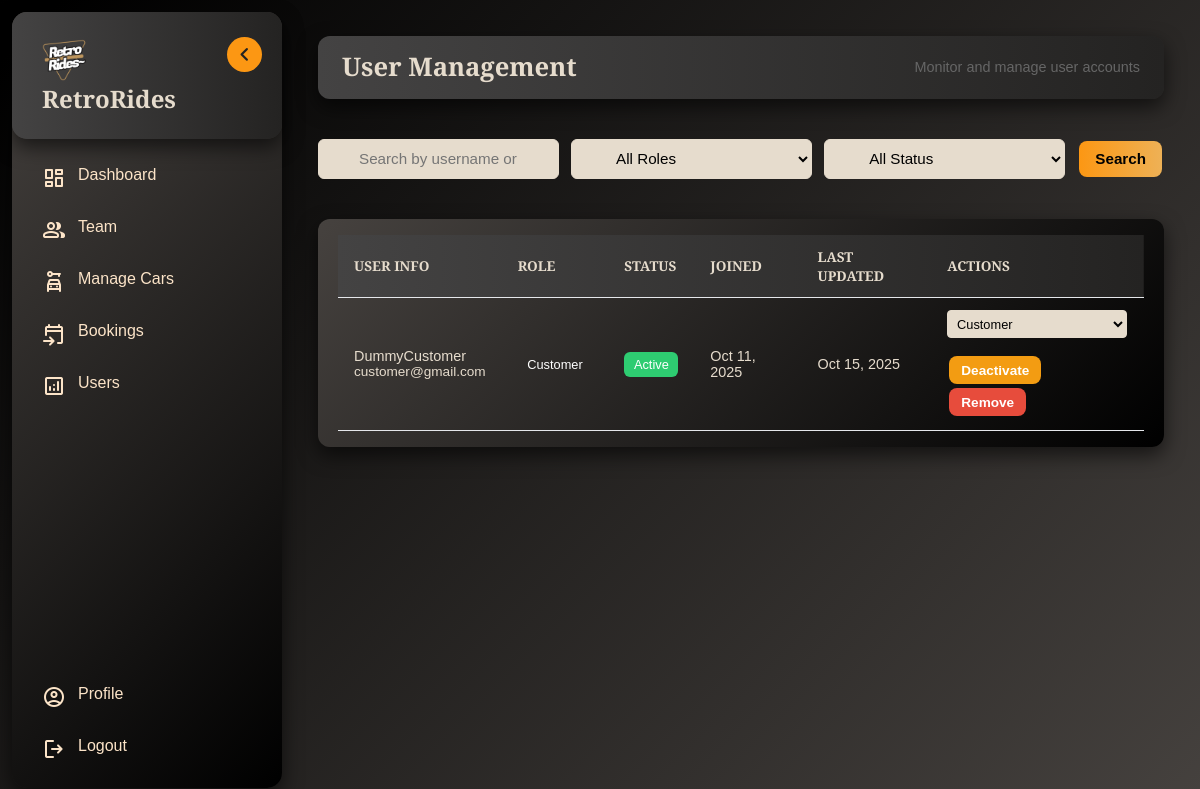
Page /admin/users (signed in) on the committed database.
### tables this page shows
CREATE TABLE `users` (
  `id` int(11) NOT NULL,
  `username` varchar(100) NOT NULL,
  `email` varchar(150) NOT NULL,
  `password` varchar(255) NOT NULL,
  `role` enum('customer','premium','vip') DEFAULT 'customer',
  `status` enum('active','inactive') DEFAULT 'active',
  `created_at` timestamp NOT NULL DEFAULT current_timestamp(),
  `updated_at` timestamp NOT NULL DEFAULT current_timestamp() ON UPDATE current_timestamp()
);

### app/Core/BaseController.php (called while the page is built, shortened)
<?php
abstract class BaseController
{
    protected array $errorMessages = [];
    protected function getErrorMessage(?string $errorCode = null): string
    {
        $code = $errorCode ?? ($_GET['error'] ?? '');
        $commonMessages = [
            'csrf' => 'Invalid request. Please try again.',
            'invalid_id' => 'Invalid ID provided.',
            'missing_fields' => 'All required fields must be filled.',
            'invalid_email' => 'Please enter a valid email address.',
            'invalid_phone' => 'Phone number format is invalid.',
            'cannot_delete_self' => 'You cannot delete your own account.',
            'cannot_deactivate_self' => 'You cannot deactivate your own account.',
            'update_failed' => 'Failed to update record. Please try again.',
            'delete_failed' => 'Failed to delete record. Please try again.',
            'insert_failed' => 'Failed to create record. Please try again.',
            'not_found' => 'The requested item was not found.'
        ];
        $allMessages = array_merge($commonMessages, $this->errorMessages);
        return $allMessages[$code] ?? '';
    }
    protected function getSuccessMessage(): string
    {
        return '';
    }
    protected function getViewData(): array
    {
        return [
            'error' => $this->getErrorMessage(),
            'success' => $this->getSuccessMessage(),
            'csrfToken' => $_SESSION['csrf_token'] ?? '',
            'baseUrl' => getBasePath(),
            'currentUser' => [
                'id' => $_SESSION['user_id'] ?? null,
                'name' => $_SESSION['user_name'] ?? '',
                'role' => $_SESSION['role'] ?? ''
            ]
        ];
    }
   protected function renderView(string $viewPath, array $data = [], ?string $layout = 'main'): void
    {
        $viewData = array_merge($this->getViewData(), $data);
        extract($viewData);
        require BASE_PATH . '/app/Views/' . $viewPath;
    }
}

### app/Controllers/Admin/UsersController.php (called while the page is built, shortened)
<?php
class UsersController extends BaseController
{
    public function index(): void
    {
        $users = $this->model->getAllUsers();
        $this->renderView('Admin/UsersView.php', [
            'users' => $users,
            'validRoles' => $this->model->getValidRoles(),
            'title' => 'User Management',
            'pageCSS' => '/assets/css/Admin/team.css'
        ], 'admin');
    }
}

### public/index.php (called while the page is built, shortened)
<?php
require_once __DIR__ . '/../app/bootstrap.php';
$router = new Router($container);
$router->dispatch($_SERVER['REQUEST_URI'], $_SERVER['REQUEST_METHOD']);

### app/Models/Admin/UsersModel.php (called while the page is built, shortened)
<?php
class UsersModel
{
    public function getAllUsers(): array
    {
        $stmt = $this->conn->prepare("SELECT id, username, email, role, status, created_at, updated_at
                                      FROM users
                                      ORDER BY created_at DESC");
        $stmt->execute();
        $result = $stmt->get_result();
        $users = [];
        while ($row = $result->fetch_assoc()) {
            $users[] = $row;
        }
        return $users;
    }
}

### app/Views/Admin/UsersView.php (the view, shortened to what this page needs)
 <header class="topbar">
    <h1>User Management</h1>
    <div style="color: #666; font-size: 0.9rem;">
        Monitor and manage user accounts
    </div>
</header>
<section class="search admin-filters">
    <input type="text" id="adminSearchBar" placeholder="Search by username or email...">
    <select id="roleFilter">
        <option value="">All Roles</option>
    </select>
    <select id="statusFilter">
        <option value="">All Status</option>
    </select>
    <button class="btn-main" id="adminSearchBtn">Search</button>
</section>
<section class="employee-table admin-table">
    <div class="table-container">
        <table>
            <thead>
                <tr>
                    <th>User Info</th>
                    <th>Role</th>
                    <th>Status</th>
                    <th>Joined</th>
                    <th>Last Updated</th>
                    <th>Actions</th>
                </tr>
            </thead>
            <tbody>
                <?php if (!empty($users)): ?>
                    <?php foreach ($users as $user): ?>
                    <tr>
                        <td>
                            <div class="employee-info">
                                <div>
                                    <div class="name"><?php echo htmlspecialchars($user['username']); ?></div>
                                    <span class="email"><?php echo htmlspecialchars($user['email']); ?></span>
                                </div>
                            </div>
                        </td>
                        <td>
                            <span class="status <?php echo $user['role']; ?>"><?php echo ucfirst($user['role']); ?></span>
                        </td>
                        <td>
                            <span class="status <?php echo $user['status']; ?>"><?php echo ucfirst($user['status']); ?></span>
                        </td>
                        <td><?php echo date('M j, Y', strtotime($user['created_at'])); ?></td>
                        <td><?php echo date('M j, Y', strtotime($user['updated_at'])); ?></td>
                        <td>
                            <?php if ($user['id'] != $_SESSION['user_id']): ?>
                                    <section class="search">
                                    <form action="<?php echo $baseUrl; ?>/admin/users/update-role" method="POST" style="display:inline;">
                                        <select name="role" onchange="this.form.submit()" style="padding: 0.3rem; font-size: 0.8rem; border-radius: 4px;">
                                            <option value="customer" <?php echo $user['role'] === 'customer' ? 'selected' : ''; ?>>Customer</option>
                                        </select>
                                    </form>
                                    </section>
                                <form action="<?php echo $baseUrl; ?>/admin/users/update-status" method="POST" style="display:inline;">
                                    <button
                                        type="submit"
                                        class="btn-main small <?php echo $user['status'] === 'active' ? 'warning' : ''; ?>"
                                        onclick="return confirm('Are you sure you want to <?php echo $user['status'] === 'active' ? 'deactivate' : 'activate'; ?> this user?')">
                                        <?php echo $user['status'] === 'active' ? 'Deactivate' : 'Activate'; ?>
                                    </button>
                                </form>
                                <form action="<?php echo $baseUrl; ?>/admin/users/delete" method="POST" style="display:inline;">
                                    <button
                                        type="submit"
                                        class="btn-main danger small"
                                        onclick="return confirm('Are you sure you want to remove this user? This will deactivate their account and preserve their booking history.')">
                                        Remove
                                    </button>
                                </form>
                            <?php else: ?>
                                <span style="color: #666; font-size: 0.85rem;">Your account</span>
                            <?php endif; ?>
                        </td>
                    </tr>
                    <?php endforeach; ?>
                <?php else: ?>
                    <tr><td colspan="6" style="text-align: center; padding: 2rem; color: #666;">No users found.</td></tr>
                <?php endif; ?>
            </tbody>
        </table>
    </div>
</section>

### public/assets/css/base.css (style rules this page uses)
* { margin: 0; padding: 0; box-sizing: border-box; }
html { scroll-behavior: smooth; }
body { font-family: "Bodoni Moda", sans-serif; background-color: #0e0d0d; color: #e6dccd; min-height: 100vh; max-width: 100%; overflow-x: hidden; }
h1 { font-size: 32px; line-height: 1.2; font-weight: 700; }
:root { --primary: #fc9713; --secondary: #e6dccd; --accent: linear-gradient(90deg, #fc9713, #eeb156); --hover: linear-gradient(90deg, #fc9713, #805009); --orange-grad: linear-gradient(135deg, rgba(248, 135, 30, 0.445), rgba(0, 0, 0, 1)); --dark: #242322; --background: linear-gradient(to right, #444343, #242322); --background2: linear-gradient(135deg, #000000, #46423f); --panel: linear-gradient(135deg, #46423f, #000000); --scroll-accent: #854b00; --scroll-hover: #da9125; --scroll-background: #242322; }

### public/assets/css/components.css (style rules this page uses)
.btn-main { text-decoration: none; padding: 12px 24px; border-radius: 8px; background: linear-gradient(90deg, #fc9713, #eeb156); color: black; font-weight: bold; font-size: 18px; border: none; cursor: pointer; transition: transform 0.3s ease, box-shadow 0.3s ease, background 1s ease; }

### public/assets/css/sidebar.css (style rules this page uses)
body { background: var(--background2); }

### public/assets/css/Admin/admin-base.css (style rules this page uses)
:root { --layout-padding: 1.5rem; --sidebar-width: 270px; --sidebar-width-collapsed: 85px; --font-size-lg: 1.6rem; --font-size-md: 1.2rem; --font-size-base: 0.95rem; --font-size-sm: 0.85rem; --font-size-xs: 0.8rem; --radius-default: 12px; --radius-sm: 8px; --shadow-md: 0 8px 20px rgba(0, 0, 0, 0.6); --btn-padding: 0.55rem 1rem; --btn-padding-sm: 0.4rem 0.75rem; --status-padding: 0.3rem 0.6rem; }
.topbar { background: var(--background); padding: 1rem 1.5rem; border-radius: var(--radius-default); box-shadow: var(--shadow-md); display: flex; justify-content: space-between; align-items: center; flex-wrap: wrap; gap: 1rem; margin-bottom: 1rem; }
.topbar h1 { font-size: var(--font-size-lg); font-weight: 600; }
.btn-main { padding: var(--btn-padding); font-size: var(--font-size-base); margin: 2px; }
.btn-main.small { padding: var(--btn-padding-sm); font-size: var(--font-size-sm); }
.btn-main.warning { background: #f39c12; color: #fff; }
.btn-main.danger { background: #e74c3c; color: #fff; }
.search { display: flex; gap: 0.75rem; flex-wrap: wrap; margin-bottom: 1rem; }
.search input, .search select { flex: 1; min-width: 180px; padding: 0.6rem 0.9rem; border-radius: var(--radius-sm); border: 1px solid var(--secondary); font-size: var(--font-size-base); background: var(--secondary); }
.status { padding: var(--status-padding); border-radius: var(--radius-sm); font-size: var(--font-size-xs); font-weight: 500; color: #fff; text-align: center; }

### public/assets/css/Admin/team.css (style rules this page uses)
:root { --employee-font-size: 0.9rem; --employee-font-size-sm: 0.85rem; --employee-font-size-xs: 0.8rem; --employee-padding: 0.75rem 1rem; --employee-padding-sm: 0.65rem; --employee-min-width: 600px; --employee-min-width-sm: 500px; --radius-default: 12px; --radius-sm: 6px; --shadow-md: 0 8px 20px rgba(0, 0, 0, 0.6); --status-active: #2ecc71; --status-inactive: #e74c3c; --status-leave: #f39c12; }
.employee-table { background: var(--panel); padding: 1rem 1.25rem; border-radius: var(--radius-default); box-shadow: var(--shadow-md); overflow-x: auto; width: 100%; }
.employee-table table { width: 100%; border-collapse: collapse; font-size: var(--employee-font-size); min-width: var(--employee-min-width); }
.employee-table thead { background: var(--background); }
.employee-table th, .employee-table td { padding: var(--employee-padding); text-align: left; border-bottom: 1px solid #e5e7eb; }
.employee-table th { font-weight: 600; text-transform: uppercase; font-size: var(--employee-font-size-sm); }
.employee-info { display: flex; align-items: center; gap: 0.75rem; }
.employee-info .name { font-weight: 500; }
.employee-info .email, .employee-info .phone { font-size: var(--employee-font-size-sm); color: var(--secondary); display: block; }
.status.active { background: var(--status-active); }
.search input, .search select { padding: 0.6rem 2.5rem; }

### rows in the picture
users: username "DummyCustomer", email "customer@gmail.com", role "Customer", status "Active", created_at "Oct 11, 2025", updated_at "Oct 15, 2025", shows "Deactivate"
